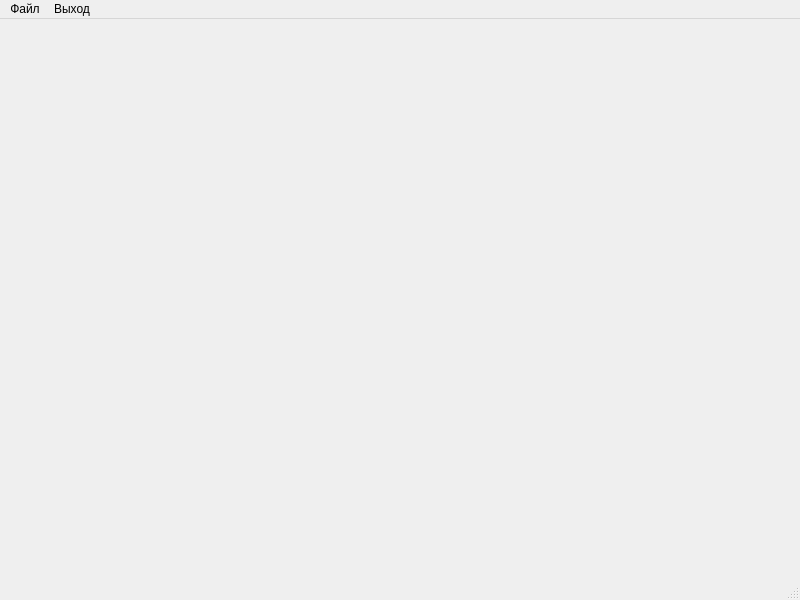
<?xml version="1.0" encoding="UTF-8"?>
<ui version="4.0">
 <class>QtApp</class>
 <widget class="QMainWindow" name="QtApp">
  <property name="geometry">
   <rect>
    <x>0</x>
    <y>0</y>
    <width>800</width>
    <height>600</height>
   </rect>
  </property>
  <property name="windowTitle">
   <string>QtApp</string>
  </property>
  <widget class="QWidget" name="centralwidget"/>
  <widget class="QMenuBar" name="menubar">
   <property name="geometry">
    <rect>
     <x>0</x>
     <y>0</y>
     <width>800</width>
     <height>21</height>
    </rect>
   </property>
   <widget class="QMenu" name="menu">
    <property name="title">
     <string>Файл</string>
    </property>
    <addaction name="action"/>
    <addaction name="separator"/>
    <addaction name="action_3"/>
   </widget>
   <widget class="QMenu" name="menu_2">
    <property name="title">
     <string>Выход</string>
    </property>
   </widget>
   <addaction name="menu"/>
   <addaction name="menu_2"/>
  </widget>
  <widget class="QStatusBar" name="statusbar"/>
  <action name="action">
   <property name="text">
    <string>Открыть</string>
   </property>
  </action>
  <action name="action_3">
   <property name="text">
    <string>Закрыть</string>
   </property>
  </action>
 </widget>
 <resources/>
 <connections/>
</ui>
